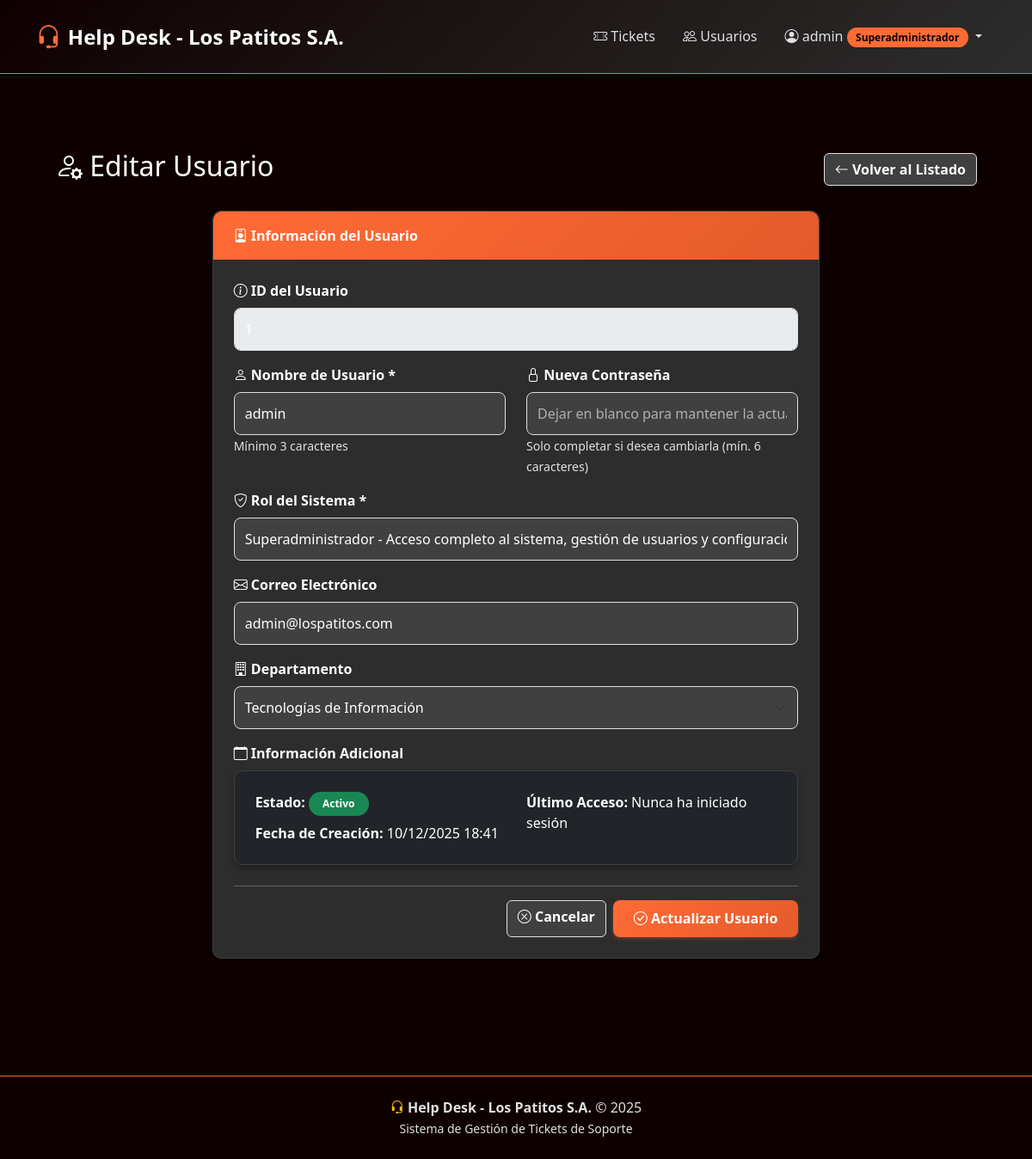
/users/edit/1 (signed in), run on the app's committed database.
### tables this page shows
CREATE TABLE usuarios (
    id INT AUTO_INCREMENT PRIMARY KEY,
    username VARCHAR(50) NOT NULL UNIQUE,
    password VARCHAR(255) NOT NULL,
    rol_id INT NOT NULL,
    email VARCHAR(100) NULL,
    departamento_id INT NULL,
    activo BOOLEAN DEFAULT TRUE,
    fecha_creacion TIMESTAMP DEFAULT CURRENT_TIMESTAMP,
    fecha_actualizacion TIMESTAMP DEFAULT CURRENT_TIMESTAMP ON UPDATE CURRENT_TIMESTAMP,
    ultimo_acceso TIMESTAMP NULL,
    FOREIGN KEY (rol_id) REFERENCES roles(id),
    FOREIGN KEY (departamento_id) REFERENCES departamentos(id) ON DELETE SET NULL
);

CREATE TABLE roles (
    id INT AUTO_INCREMENT PRIMARY KEY,
    nombre VARCHAR(50) NOT NULL UNIQUE,
    descripcion TEXT NULL,
    nivel_acceso INT NOT NULL,
    activo BOOLEAN DEFAULT TRUE,
    fecha_creacion TIMESTAMP DEFAULT CURRENT_TIMESTAMP
);

CREATE TABLE departamentos (
    id INT AUTO_INCREMENT PRIMARY KEY,
    nombre VARCHAR(100) NOT NULL UNIQUE,
    descripcion TEXT NULL,
    activo BOOLEAN DEFAULT TRUE,
    fecha_creacion TIMESTAMP DEFAULT CURRENT_TIMESTAMP
);

### app/Views/users/edit.view.php (the view, shortened to what the rows shown need)
<?php require __DIR__ . '/../layouts/header.php'; ?>
<div class="container-fluid">
    <div class="row mb-4">
        <div class="col-md-12">
            <div class="d-flex justify-content-between align-items-center">
                <h2><i class="bi bi-person-gear"></i> Editar Usuario</h2>
                <a href="/users" class="btn btn-secondary">
                    <i class="bi bi-arrow-left"></i> Volver al Listado
                </a>
            </div>
        </div>
    </div>
    <div class="row justify-content-center">
        <div class="col-md-8">
            <div class="card">
                <div class="card-header">
                    <i class="bi bi-person-badge"></i> Información del Usuario
                </div>
                <div class="card-body">
                    <form action="/users/update/<?= $user->id ?>" method="POST">
                        <div class="mb-3">
                            <label class="form-label">
                                <i class="bi bi-info-circle"></i> ID del Usuario
                            </label>
                            <input type="text"
                                   class="form-control"
                                   value="<?= $user->id ?>"
                                   disabled>
                        </div>
                        <div class="row">
                            <div class="col-md-6 mb-3">
                                <label for="username" class="form-label">
                                    <i class="bi bi-person"></i> Nombre de Usuario *
                                </label>
                                <input type="text"
                                       class="form-control"
                                       id="username"
                                       name="username"
                                       value="<?= htmlspecialchars($user->username) ?>"
                                       required>
                                <small class="text-muted">Mínimo 3 caracteres</small>
                            </div>
                            <div class="col-md-6 mb-3">
                                <label for="password" class="form-label">
                                    <i class="bi bi-lock"></i> Nueva Contraseña
                                </label>
                                <input type="password"
                                       class="form-control"
                                       id="password"
                                       name="password"
                                       placeholder="Dejar en blanco para mantener la actual">
                                <small class="text-muted">Solo completar si desea cambiarla (mín. 6 caracteres)</small>
                            </div>
                        </div>
                        <div class="mb-3">
                            <label for="rol" class="form-label">
                                <i class="bi bi-shield-check"></i> Rol del Sistema *
                            </label>
                            <select class="form-select" id="rol" name="rol" required>
                                <?php foreach ($roles as $rol): ?>
                                    <option value="<?= $rol->id ?>"
                                            <?= $user->rol_id == $rol->id ? 'selected' : '' ?>>
                                        <?= htmlspecialchars($rol->nombre) ?>
                                        <?php if ($rol->descripcion): ?>
                                            - <?= htmlspecialchars($rol->descripcion) ?>
                                        <?php endif; ?>
                                    </option>
                                <?php endforeach; ?>
                            </select>
                        </div>
                        <div class="mb-3">
                            <label for="email" class="form-label">
                                <i class="bi bi-envelope"></i> Correo Electrónico
                            </label>
                            <input type="email"
                                   class="form-control"
                                   id="email"
                                   name="email"
                                   value="<?= htmlspecialchars($user->email ?? '') ?>">
                        </div>
                        <div class="mb-3">
                            <label for="departamento" class="form-label">
                                <i class="bi bi-building"></i> Departamento
                            </label>
                            <select class="form-select" id="departamento" name="departamento">
                                <?php foreach ($departamentos as $depto): ?>
                                    <option value="<?= $depto->id ?>"
                                            <?= ($user->departamento_id == $depto->id) ? 'selected' : '' ?>>
                                        <?= htmlspecialchars($depto->nombre) ?>
                                    </option>
                                <?php endforeach; ?>
                            </select>
                        </div>
                        <div class="mb-3">
                            <label class="form-label">
                                <i class="bi bi-calendar"></i> Información Adicional
                            </label>
                            <div class="card bg-dark">
                                <div class="card-body">
                                    <div class="row">
                                        <div class="col-md-6">
                                            <p class="mb-2">
                                                <strong>Estado:</strong>
                                                <?php if ($user->activo): ?>
                                                    <span class="badge bg-success">Activo</span>
                                                <?php else: ?>
                                                    <span class="badge bg-secondary">Inactivo</span>
                                                <?php endif; ?>
                                            </p>
                                            <p class="mb-0">
                                                <strong>Fecha de Creación:</strong>
                                                <?= date('d/m/Y H:i', strtotime($user->fecha_creacion)) ?>
                                            </p>
                                        </div>
                                        <div class="col-md-6">
                                            <p class="mb-0">
                                                <strong>Último Acceso:</strong>
                                                <?= $user->ultimo_acceso
                                                    ? date('d/m/Y H:i', strtotime($user->ultimo_acceso))
                                                    : 'Nunca ha iniciado sesión' ?>
                                            </p>
                                        </div>
                                    </div>
                                </div>
                            </div>
                        </div>
                        <hr>
                        <div class="d-flex justify-content-end gap-2">
                            <a href="/users" class="btn btn-secondary">
                                <i class="bi bi-x-circle"></i> Cancelar
                            </a>
                            <button type="submit" class="btn btn-primary">
                                <i class="bi bi-check-circle"></i> Actualizar Usuario
                            </button>
                        </div>
                    </form>
                </div>
            </div>
        </div>
    </div>
</div>
<?php require __DIR__ . '/../layouts/footer.php'; ?>

### app/Core/Router.php (shortened to what the rows shown need)
<?php
class Router
{
    protected $routes = [];
    public function add($method, $uri, $controller)
    {
        $this->routes[] = [
            'method' => $method,
            'uri' => $uri,
            'controller' => $controller
        ];
    }
    public function dispatch($uri, $method)
    {
        foreach ($this->routes as $route) {
            $pattern = preg_replace('/\{([a-zA-Z0-9_]+)\}/', '([^/]+)', $route['uri']);
            $pattern = "#^" . $pattern . "$#";
            if (preg_match($pattern, $uri, $matches) && $route['method'] === strtoupper($method)) {
                array_shift($matches);
                $this->callAction(
                    ...explode('@', $route['controller']),
                    params: $matches
                );
                return;
            }
        }
        throw new \Exception('No route found for this URI.');
    }
    protected function callAction($controller, $action, $params = [])
    {
        $controller = new $controller;
        return call_user_func_array([$controller, $action], $params);
    }
}

### app/Views/layouts/header.php (shortened to what the rows shown need)
<!DOCTYPE html>
<html lang="es">
<head>
    <link href="https://cdn.jsdelivr.net/npm/bootstrap@5.3.3/dist/css/bootstrap.min.css" rel="stylesheet"
>
    <link rel="stylesheet" href="https://cdn.jsdelivr.net/npm/bootstrap-icons@1.11.3/font/bootstrap-icons.min.css">
    <link rel="stylesheet" href="/css/styles.css">
</head>
<body>
    <header>
        <nav class="navbar navbar-expand-lg navbar-custom">
            <div class="container">
                <a class="navbar-brand" href="/">
                    <i class="bi bi-headset"></i>
                    <span>Help Desk - Los Patitos S.A.</span>
                </a>
                <div class="collapse navbar-collapse" id="navbarNav">
                    <ul class="navbar-nav ms-auto mb-2 mb-lg-0">
                        <?php if (isset($_SESSION['user'])): ?>
                            <li class="nav-item">
                                <a class="nav-link" href="/tickets">
                                    <i class="bi bi-ticket-perforated"></i> Tickets
                                </a>
                            </li>
                            <?php if ($_SESSION['user']['rol'] === 'Superadministrador'): ?>
                                <li class="nav-item">
                                    <a class="nav-link" href="/users">
                                        <i class="bi bi-people"></i> Usuarios
                                    </a>
                                </li>
                            <?php endif; ?>
                            <li class="nav-item dropdown">
                                <a class="nav-link dropdown-toggle" href="#" role="button" data-bs-toggle="dropdown"
                                    aria-expanded="false">
                                    <i class="bi bi-person-circle"></i> <?= htmlspecialchars($_SESSION['user']['username']) ?>
                                    <span class="badge"><?= htmlspecialchars($_SESSION['user']['rol']) ?></span>
                                </a>
                            </li>
                        <?php endif; ?>
                    </ul>
                </div>
            </div>
        </nav>
    </header>
    <div class="container-fluid mt-4">

### app/Views/layouts/footer.php (shortened to what the rows shown need)
</div>
    <footer class="text-center py-4 mt-5">
        <div class="container">
            <p class="mb-0">
                <i class="bi bi-headset text-warning"></i>
                <strong>Help Desk - Los Patitos S.A.</strong> &copy; <?= date('Y') ?>
            </p>
            <small class="text-muted">Sistema de Gestión de Tickets de Soporte</small>
        </div>
    </footer>
</body>
</html>

### data on the page
usuarios: id "1", username "admin", rol "Superadministrador - Acceso completo al sistema, gestión de usuarios y configuración", email "admin@lospatitos.com", departamento "Tecnologías de Información", activo "Activo", fecha_creacion "10/12/2025 18:41", shows "Nunca ha iniciado sesión"
